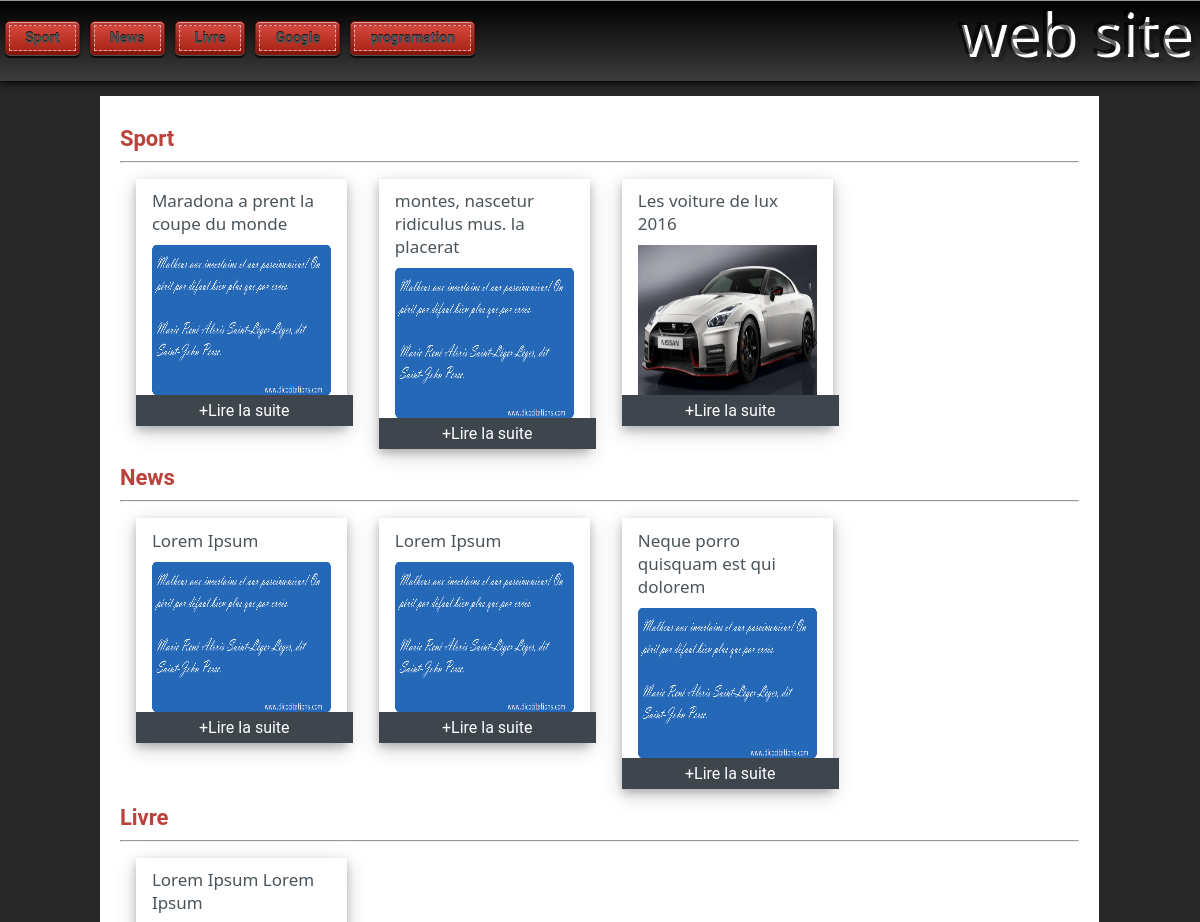
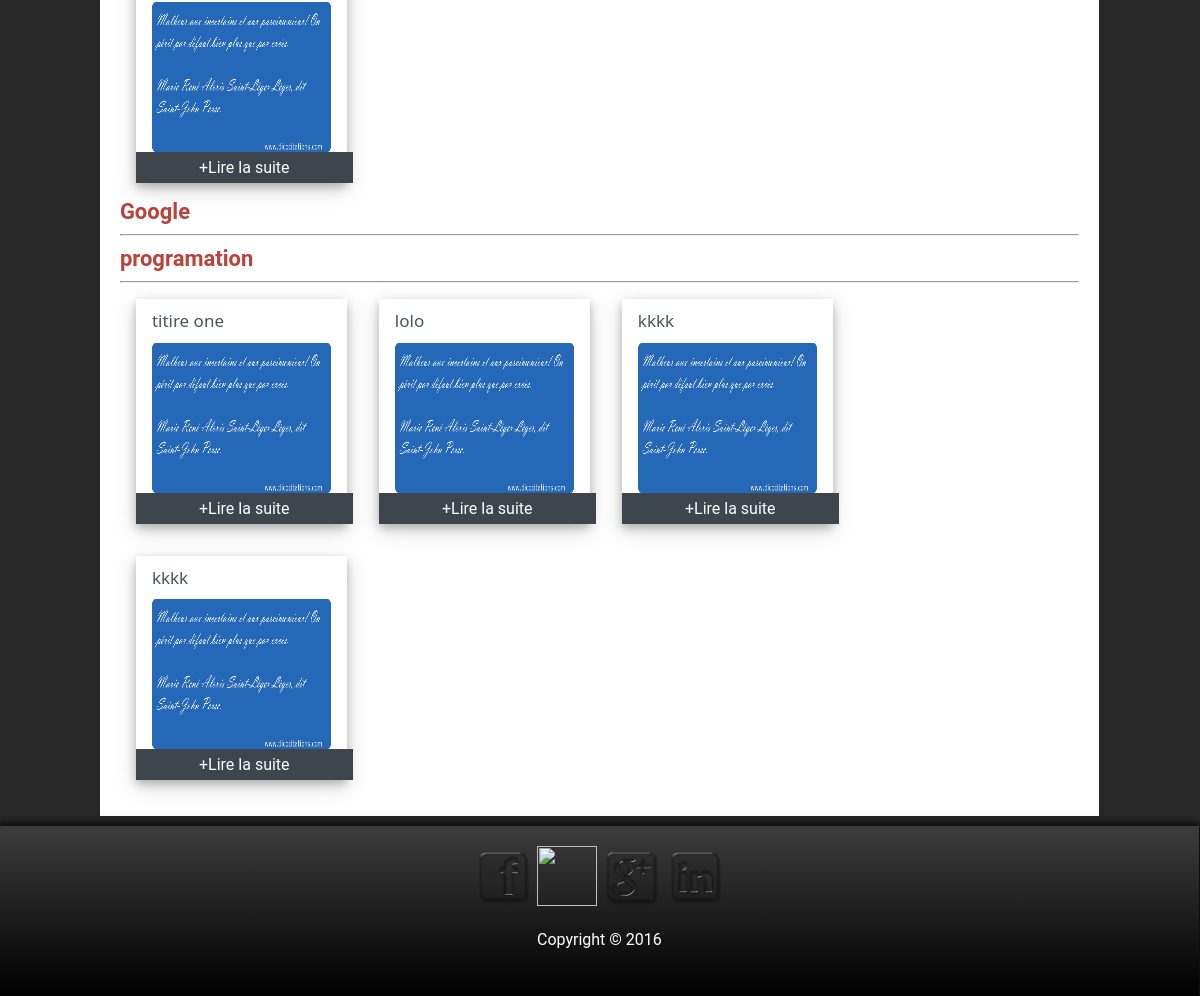
The page / on the database its author committed (2 pictures, top to bottom).
### tables this page shows
CREATE TABLE IF NOT EXISTS `categorie` (
  `id` int(11) NOT NULL AUTO_INCREMENT,
  `categorie` varchar(255) DEFAULT NULL,
  PRIMARY KEY (`id`)
);

CREATE TABLE IF NOT EXISTS `article` (
  `id` int(11) NOT NULL AUTO_INCREMENT,
  `titre` varchar(255) DEFAULT NULL,
  `contenu` text,
  `path_image` varchar(255) DEFAULT NULL,
  `date` datetime DEFAULT NULL,
  `visible` enum('0','1') DEFAULT '0',
  `idCategorie` int(11) DEFAULT NULL,
  `idAdmin` int(11) DEFAULT NULL,
  PRIMARY KEY (`id`),
  KEY `idCategorie` (`idCategorie`),
  KEY `idAdmin` (`idAdmin`)
);

### functions/Database.php (called while the page is built, shortened)
<?php
class Database{
        private $datab;
         public function __construct($username="root",$password="",$host="localhost",$dbname="blog",$option = []){
                      $dsn = 'mysql:dbname='.$dbname.';charset=utf8;host='.$host;
                       try {
                             $this->datab = new PDO($dsn, $username, $password);
                           $this->datab->setAttribute(PDO::ATTR_ERRMODE, PDO::ERRMODE_WARNING);
                        }
                        catch (PDOException $e) {
                            throw new Exception($e->getMessage());
                        }
       }
       public function getRows($query,$param = []){
        try {
          	    $stmt = $this->datab->prepare($query);
          	    $stmt->execute($param);
                return $stmt->fetchAll();
          } catch (PDOException $e) {
          	throw new Exception($e->getMessage());
          }
       }
}

### pages/normal/home.php (the view)
<main>
        <?php
              for ($i=0; $i < count($cat) ; $i++){
        ?>
<h3><a href="index.php?p=catigorie&idcat=<?=$cat[$i][0];?>"><?=$cat[$i][1];?></a></h3>
<hr>
<div class="card__container">
 <?php
               $sql="SELECT id,titre,path_image FROM article WHERE idCategorie=? and visible='1' LIMIT 0,4 ";
              $articles = $db->getRows($sql,[$cat[$i][0]]);
              for ($j=0; $j < count($articles) ; $j++){
 ?>
 <div class="w3-card-4 w3-margin" >
           <header class="w3-container w3-light-grey">
             <h3><?=$articles[$j][1];?></h3>
           </header>
        <div class="w3-container">
          <div class="card-container">
                <div id="img-card">
                   <img src="<?=$articles[$j][2];?>" alt="Avatar" style="width:100%;height:150px; ">
                </div>
          </div>
        </div>
        <a  href="index.php?p=post&idpost=<?=$articles[$j][0];?>" class="w3-btn-block w3-dark-grey">+Lire la suite</a>
</div>
 <?php
}}
 ?>
</div>
</div><div style=" clear: both;"></div>
</main>

### body/normal/topbar.php
<header>
    <nav id="admin">
        <ul>
        <?php
            include_once("functions/Database.php");
              $db = new Database();
              $cat = $db->getRows("select * from categorie");
              $row = $db->getRow("select WEBSITENAME from config");
              for ($i=0; $i < count($cat) ; $i++){
        ?>
            <li><a href="index.php?p=catigorie&idcat=<?= $cat[$i][0]; ?>"><span><?= $cat[$i][1]; ?></span></a></li>
        <?php } ?>
        </ul>
    </nav>
    <div class="logo">
            <h2><?php echo $row[0]; ?></h2>
        </div>
</header>

### assets/normal/css/user.css (style rules this page uses)
* { margin: 0; color:#4A545A; font-family:'Roboto','Helvetica Neue',Helvetica,sans-serif; }
div.logo { position: absolute; top: -20px; right: 10px; width: auto; height: 90px; padding: auto; }
div.logo h2 { font-size: 60px; color: rgba(0,0,0,0.6); text-shadow: 4px 3px 0px #fff, 9px 8px 0px rgba(0,0,0,0.15); }
body { background-color: #282828; width: 99.9%; }
nav { position: fixed; top: 0; border-top: 1px solid #999; width: 100%; height: 60px; background: linear-gradient(#000,#3c3c3c); padding: 20px 0 0 0; box-shadow: 0px 0px 8px 2px #000; }
nav ul { padding: 0; margin: 0; list-style: none; }
nav li { float: left; }
nav a { float: left; color: #eee; margin: 0 5px; padding: 3px; text-decoration: none; border: 1px solid #831608; font: bold 14px Arial, Helvetica; background-color: #831608; background-image: linear-gradient(#bb413b, #831608); border-radius: 5px; text-shadow: 0 -1px 0 rgba(0,0,0,.8); box-shadow: 0 1px 0 rgba(255, 255, 255, 0.3), 0 3px 0 rgba(0, 0, 0, 0.7), 0 2px 2px rgba(0, 0, 0, 0.5), 0 1px 0 rgba(255, 255, 255, 0.5) inset; }
nav span { border: 1px dashed #eba1a3; display: inline-block; padding: 4px 15px; cursor: pointer; background-color: #bb413b; background-image: linear-gradient(#d4463c, #aa2618); }
main { width: 80%; clear: both; height: auto !important; background-color: #FFF; margin: 8% auto 10px auto; padding: 20px 20px 20px 20px; }
header { display:block;height: auto; }
h1,h2,h3,h4,h5,h6 { font-family:"Segoe UI",Arial,sans-serif }
h2 { font-size:30px }
h3 { font-size:17px; }
h1,h2,h3,h4,h5,h6 { font-weight:400;margin:10px 0 }
h1 a,h2 a,h3 a,h4 a,h5 a,h6 a { font-weight:inherit }
h3 { clear: both; display: block; }
h3 a { text-decoration: none; color: #BB413B; background-color: linear-gradient(#d4463c, #aa2618); font-weight: bold; font-size: 22px; }
.w3-card-4 { float: left; width: 22%; cursor: pointer; }
.w3-card-4 { box-shadow:0 4px 8px 0 rgba(0,0,0,0.2),0 6px 20px 0 rgba(0,0,0,0.19)!important }
.w3-margin { margin:16px!important }
.w3-container { padding:0.01em 16px }
.card-container #img-card { width: 100%; height: 150px; background-color: red; float: left; }
.w3-btn-block { border:none;display:inline-block;outline:0;padding:6px 16px;vertical-align:middle;overflow:hidden;text-decoration:none!important;color:#fff;background-color:#000;text-align:center;cursor:pointer;white-space:nowrap }
.w3-btn-block { width:87.6% }
.w3-dark-grey { color:#fff!important;background-color:#3e454c!important }

### rows shown on the page
categorie: categorie "Sport"
categorie: categorie "News"
categorie: categorie "Livre"
categorie: categorie "Google"
categorie: categorie "programation"
article: titre "Maradona a prent la coupe du monde", path_image (picture)
article: titre "montes, nascetur ridiculus mus. la placerat", path_image (picture)
article: titre "Les voiture de lux 2016", path_image (picture)
article: titre "Lorem Ipsum", path_image (picture)
article: titre "Lorem Ipsum", path_image (picture)
article: titre "Neque porro quisquam est qui dolorem", path_image (picture)
article: titre "Lorem Ipsum Lorem Ipsum", path_image (picture)
article: titre "titire one", path_image (picture)
article: titre "lolo", path_image (picture)
article: titre "kkkk", path_image (picture)
article: titre "kkkk", path_image (picture)
